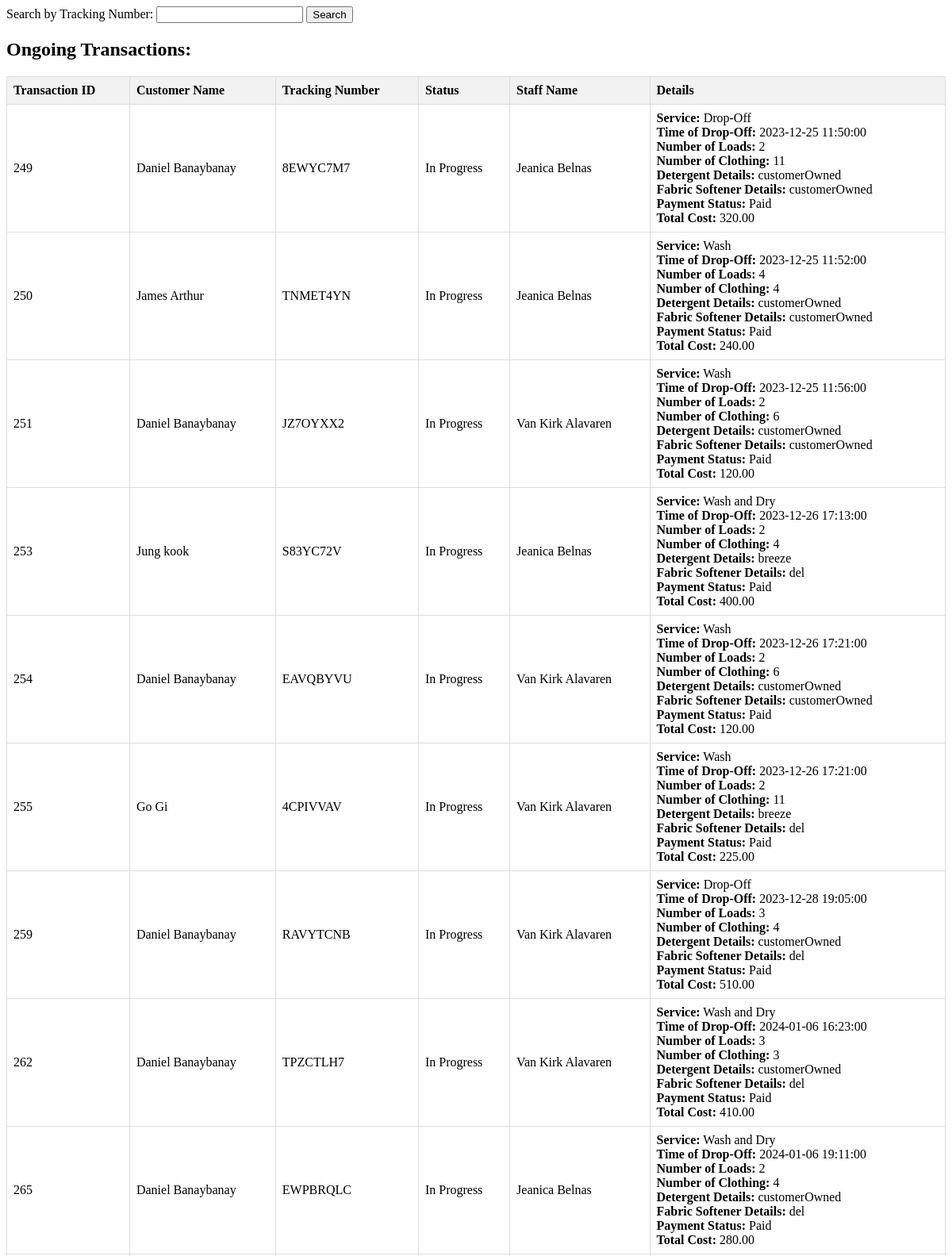
The page /admin_ongoingTransactions.php (signed in, upper part) on the database its author committed.
### tables this page shows
CREATE TABLE `trackings` (
  `trackingID` int(11) NOT NULL,
  `trackingNumber` varchar(50) DEFAULT NULL,
  `transaction_id` int(11) DEFAULT NULL,
  `status` varchar(50) DEFAULT NULL
);

CREATE TABLE `transactions` (
  `transaction_id` int(11) NOT NULL,
  `customer_id` int(11) DEFAULT NULL,
  `staff_id` int(11) NOT NULL,
  `timeOfDropOff` datetime DEFAULT NULL,
  `service_id` int(50) NOT NULL,
  `numberOfLoads` int(11) DEFAULT NULL,
  `numberOfClothing` int(11) DEFAULT NULL,
  `totalCost` decimal(10,2) DEFAULT NULL,
  `paymentStatus` varchar(50) NOT NULL,
  `tenderedAmount` decimal(10,2) NOT NULL,
  `changeAmount` decimal(10,2) NOT NULL,
  `detergent_id` int(11) NOT NULL,
  `numberOfDetergent` int(11) NOT NULL,
  `fabric_softener_id` int(11) NOT NULL,
  `numberOfFabricSoft` int(11) NOT NULL
);

CREATE TABLE `customers` (
  `customer_id` int(11) NOT NULL,
  `firstname` varchar(50) DEFAULT NULL,
  `lastname` varchar(50) DEFAULT NULL,
  `contact_number` varchar(50) DEFAULT NULL,
  `email` varchar(50) DEFAULT NULL,
  `password` varchar(50) DEFAULT NULL
);

CREATE TABLE `staffs` (
  `staff_id` int(11) NOT NULL,
  `firstname` varchar(50) DEFAULT NULL,
  `lastname` varchar(50) DEFAULT NULL,
  `contact_number` varchar(50) DEFAULT NULL,
  `address` varchar(50) NOT NULL,
  `username` varchar(50) DEFAULT NULL,
  `password` varchar(50) DEFAULT NULL
);

CREATE TABLE `services` (
  `service_id` int(50) NOT NULL,
  `serviceName` varchar(50) NOT NULL
);

CREATE TABLE `detergents` (
  `detergent_id` int(11) NOT NULL,
  `owner_id` int(11) NOT NULL,
  `detergent_name` varchar(255) NOT NULL,
  `stock_quantity` int(11) NOT NULL
);

CREATE TABLE `fabric_softeners` (
  `fabric_softener_id` int(11) NOT NULL,
  `owner_id` int(11) NOT NULL,
  `fabric_softener_name` varchar(255) NOT NULL,
  `stock_quantity` int(11) NOT NULL
);

### admin_ongoingTransactions.php (the view, shortened to what this page needs)
<!DOCTYPE html>
<html lang="en">
<head>
</head>
<body>
<form method="GET" action="">
        <label for="trackingNumber">Search by Tracking Number:</label>
        <input type="text" id="trackingNumber" name="trackingNumber">
        <input type="submit" value="Search">
    </form>
<?php
include('dbcon.php');
if (isset($_GET['trackingNumber'])) {
    $trackingNumber = $_GET['trackingNumber'];
$query = "SELECT
            trackings.trackingNumber,
            transactions.transaction_id,
            customers.firstname AS customer_firstname,
            customers.lastname AS customer_lastname,
            staffs.firstname AS staff_firstname,
            staffs.lastname AS staff_lastname,
            transactions.timeOfDropOff,
            trackings.status,
            services.serviceName,
            transactions.numberofLoads,
            transactions.numberofClothing,
            transactions.totalCost,
            detergents.detergent_name,
               fabric_softeners.fabric_softener_name,
            transactions.paymentStatus
          FROM trackings
          INNER JOIN transactions ON trackings.transaction_id = transactions.transaction_id
          INNER JOIN customers ON transactions.customer_id = customers.customer_id
          INNER JOIN staffs ON transactions.staff_id = staffs.staff_id
          INNER JOIN services ON transactions.service_id = services.service_id
          JOIN detergents ON transactions.detergent_id = detergents.detergent_id
        JOIN  fabric_softeners ON transactions.fabric_softener_id = fabric_softeners.fabric_softener_id
          WHERE trackings.status = 'In Progress'
          AND trackings.trackingNumber = '$trackingNumber'
          ORDER BY transactions.transaction_id, customers.firstname, trackings.trackingNumber, trackings.status, staffs.firstname";
}else{
    $query = "SELECT
    trackings.trackingNumber,
    transactions.transaction_id,
    customers.firstname AS customer_firstname,
    customers.lastname AS customer_lastname,
    staffs.firstname AS staff_firstname,
    staffs.lastname AS staff_lastname,
    transactions.timeOfDropOff,
    trackings.status,
    services.serviceName,
    transactions.numberofLoads,
    transactions.numberofClothing,
    transactions.totalCost,
    detergents.detergent_name,
       fabric_softeners.fabric_softener_name,
    transactions.paymentStatus
  FROM trackings
  INNER JOIN transactions ON trackings.transaction_id = transactions.transaction_id
  INNER JOIN customers ON transactions.customer_id = customers.customer_id
  INNER JOIN staffs ON transactions.staff_id = staffs.staff_id
  INNER JOIN services ON transactions.service_id = services.service_id
  JOIN detergents ON transactions.detergent_id = detergents.detergent_id
JOIN  fabric_softeners ON transactions.fabric_softener_id = fabric_softeners.fabric_softener_id
  WHERE trackings.status = 'In Progress'
  ORDER BY transactions.transaction_id, customers.firstname, trackings.trackingNumber, trackings.status, staffs.firstname";
}
$result = $conn->query($query);
if ($result->num_rows > 0) {
    echo "<h2>Ongoing Transactions:</h2>";
    echo "<table border='1'>";
    echo "<tr>
            <th>Transaction ID</th>
            <th>Customer Name</th>
            <th>Tracking Number</th>
            <th>Status</th>
            <th>Staff Name</th>
            <th>Details</th>
          </tr>";
    while ($row = $result->fetch_assoc()) {
        echo "<tr>
                <td>{$row['transaction_id']}</td>
                <td>{$row['customer_firstname']} {$row['customer_lastname']}</td>
                <td>{$row['trackingNumber']}</td>
                <td>{$row['status']}</td>
                <td>{$row['staff_firstname']} {$row['staff_lastname']}</td>
                <td>
                    <strong>Service:</strong> {$row['serviceName']}<br>
                    <strong>Time of Drop-Off:</strong> {$row['timeOfDropOff']}<br>
                    <strong>Number of Loads:</strong> {$row['numberofLoads']}<br>
                    <strong>Number of Clothing:</strong> {$row['numberofClothing']}<br>
                    <strong>Detergent Details:</strong> {$row['detergent_name']}<br>
                    <strong>Fabric Softener Details:</strong> {$row['fabric_softener_name']}<br>
                    <strong>Payment Status:</strong> {$row['paymentStatus']}<br>
                    <strong>Total Cost:</strong> {$row['totalCost']}
                </td>
              </tr>";
    }
    echo "</table>";
} else {
    echo "No ongoing transactions.";
}
?>
</body>
</html>

### admin_ongoingTransactions.php (style rules this page uses)
table { border-collapse: collapse; width: 100%; }
th, td { border: 1px solid #dddddd; text-align: left; padding: 8px; }
th { background-color: #f2f2f2; }

### rows shown on the page
trackings: transaction.transaction_id "249", customers.firstname "Daniel", customers.lastname "Banaybanay", trackingNumber "8EWYC7M7", status "In Progress", staffs.firstname "Jeanica", staffs.lastname "Belnas", services.serviceName "Drop-Off", transaction.timeOfDropOff "2023-12-25 11:50:00", transaction.numberOfLoads "2", transaction.numberOfClothing "11", detergents.detergent_name "customerOwned", fabric_softeners.fabric_softener_name "customerOwned", transaction.paymentStatus "Paid", transaction.totalCost "320.00"
trackings: transaction.transaction_id "250", customers.firstname "James", customers.lastname "Arthur", trackingNumber "TNMET4YN", status "In Progress", staffs.firstname "Jeanica", staffs.lastname "Belnas", services.serviceName "Wash", transaction.timeOfDropOff "2023-12-25 11:52:00", transaction.numberOfLoads "4", transaction.numberOfClothing "4", detergents.detergent_name "customerOwned", fabric_softeners.fabric_softener_name "customerOwned", transaction.paymentStatus "Paid", transaction.totalCost "240.00"
trackings: transaction.transaction_id "251", customers.firstname "Daniel", customers.lastname "Banaybanay", trackingNumber "JZ7OYXX2", status "In Progress", staffs.firstname "Van Kirk", staffs.lastname "Alavaren", services.serviceName "Wash", transaction.timeOfDropOff "2023-12-25 11:56:00", transaction.numberOfLoads "2", transaction.numberOfClothing "6", detergents.detergent_name "customerOwned", fabric_softeners.fabric_softener_name "customerOwned", transaction.paymentStatus "Paid", transaction.totalCost "120.00"
trackings: transaction.transaction_id "253", customers.firstname "Jung", customers.lastname "kook", trackingNumber "S83YC72V", status "In Progress", staffs.firstname "Jeanica", staffs.lastname "Belnas", services.serviceName "Wash and Dry", transaction.timeOfDropOff "2023-12-26 17:13:00", transaction.numberOfLoads "2", transaction.numberOfClothing "4", detergents.detergent_name "breeze", fabric_softeners.fabric_softener_name "del", transaction.paymentStatus "Paid", transaction.totalCost "400.00"
trackings: transaction.transaction_id "254", customers.firstname "Daniel", customers.lastname "Banaybanay", trackingNumber "EAVQBYVU", status "In Progress", staffs.firstname "Van Kirk", staffs.lastname "Alavaren", services.serviceName "Wash", transaction.timeOfDropOff "2023-12-26 17:21:00", transaction.numberOfLoads "2", transaction.numberOfClothing "6", detergents.detergent_name "customerOwned", fabric_softeners.fabric_softener_name "customerOwned", transaction.paymentStatus "Paid", transaction.totalCost "120.00"
trackings: transaction.transaction_id "255", customers.firstname "Go", customers.lastname "Gi", trackingNumber "4CPIVVAV", status "In Progress", staffs.firstname "Van Kirk", staffs.lastname "Alavaren", services.serviceName "Wash", transaction.timeOfDropOff "2023-12-26 17:21:00", transaction.numberOfLoads "2", transaction.numberOfClothing "11", detergents.detergent_name "breeze", fabric_softeners.fabric_softener_name "del", transaction.paymentStatus "Paid", transaction.totalCost "225.00"
trackings: transaction.transaction_id "259", customers.firstname "Daniel", customers.lastname "Banaybanay", trackingNumber "RAVYTCNB", status "In Progress", staffs.firstname "Van Kirk", staffs.lastname "Alavaren", services.serviceName "Drop-Off", transaction.timeOfDropOff "2023-12-28 19:05:00", transaction.numberOfLoads "3", transaction.numberOfClothing "4", detergents.detergent_name "customerOwned", fabric_softeners.fabric_softener_name "del", transaction.paymentStatus "Paid", transaction.totalCost "510.00"
trackings: transaction.transaction_id "262", customers.firstname "Daniel", customers.lastname "Banaybanay", trackingNumber "TPZCTLH7", status "In Progress", staffs.firstname "Van Kirk", staffs.lastname "Alavaren", services.serviceName "Wash and Dry", transaction.timeOfDropOff "2024-01-06 16:23:00", transaction.numberOfLoads "3", transaction.numberOfClothing "3", detergents.detergent_name "customerOwned", fabric_softeners.fabric_softener_name "del", transaction.paymentStatus "Paid", transaction.totalCost "410.00"
trackings: transaction.transaction_id "265", customers.firstname "Daniel", customers.lastname "Banaybanay", trackingNumber "EWPBRQLC", status "In Progress", staffs.firstname "Jeanica", staffs.lastname "Belnas", services.serviceName "Wash and Dry", transaction.timeOfDropOff "2024-01-06 19:11:00", transaction.numberOfLoads "2", transaction.numberOfClothing "4", detergents.detergent_name "customerOwned", fabric_softeners.fabric_softener_name "del", transaction.paymentStatus "Paid", transaction.totalCost "280.00"
